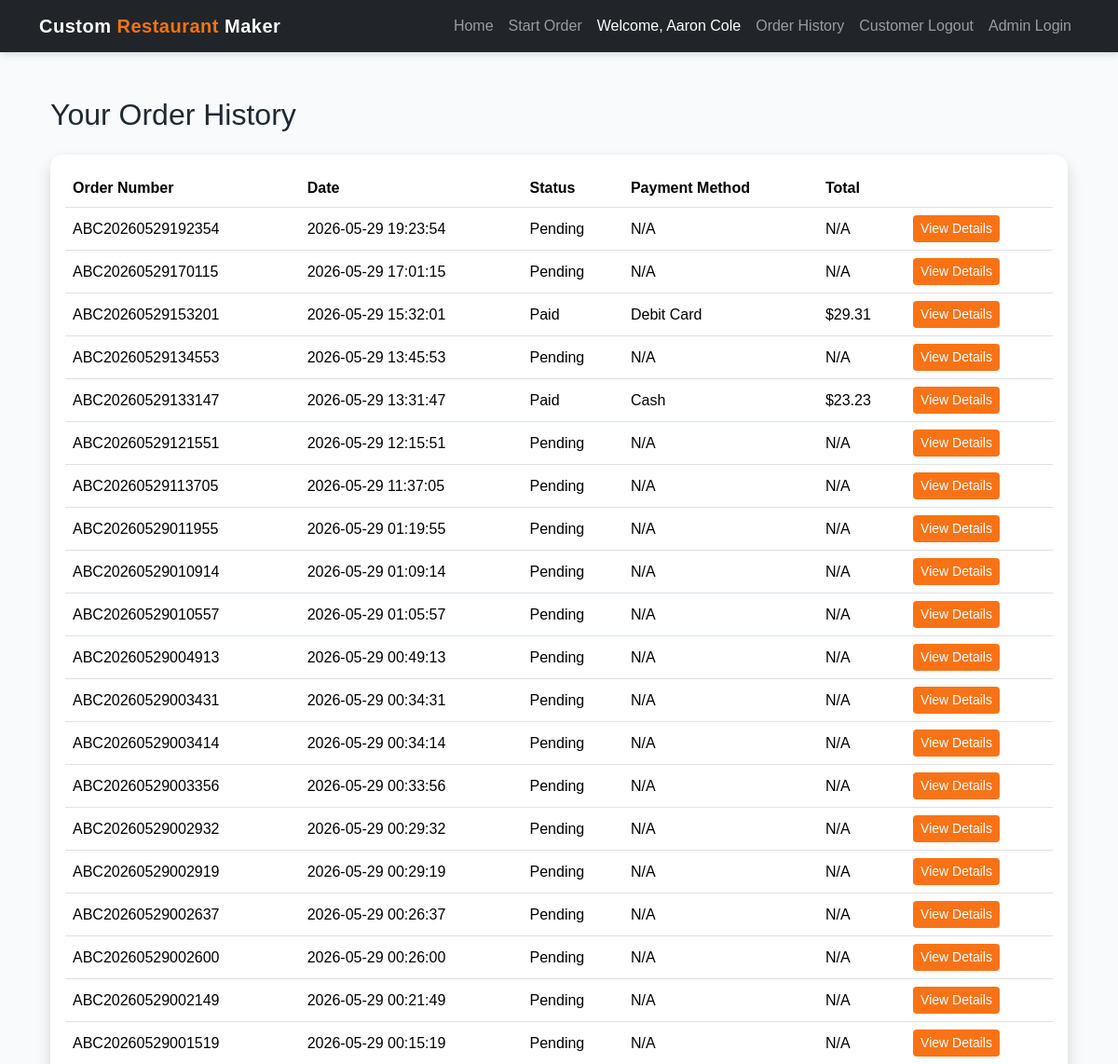
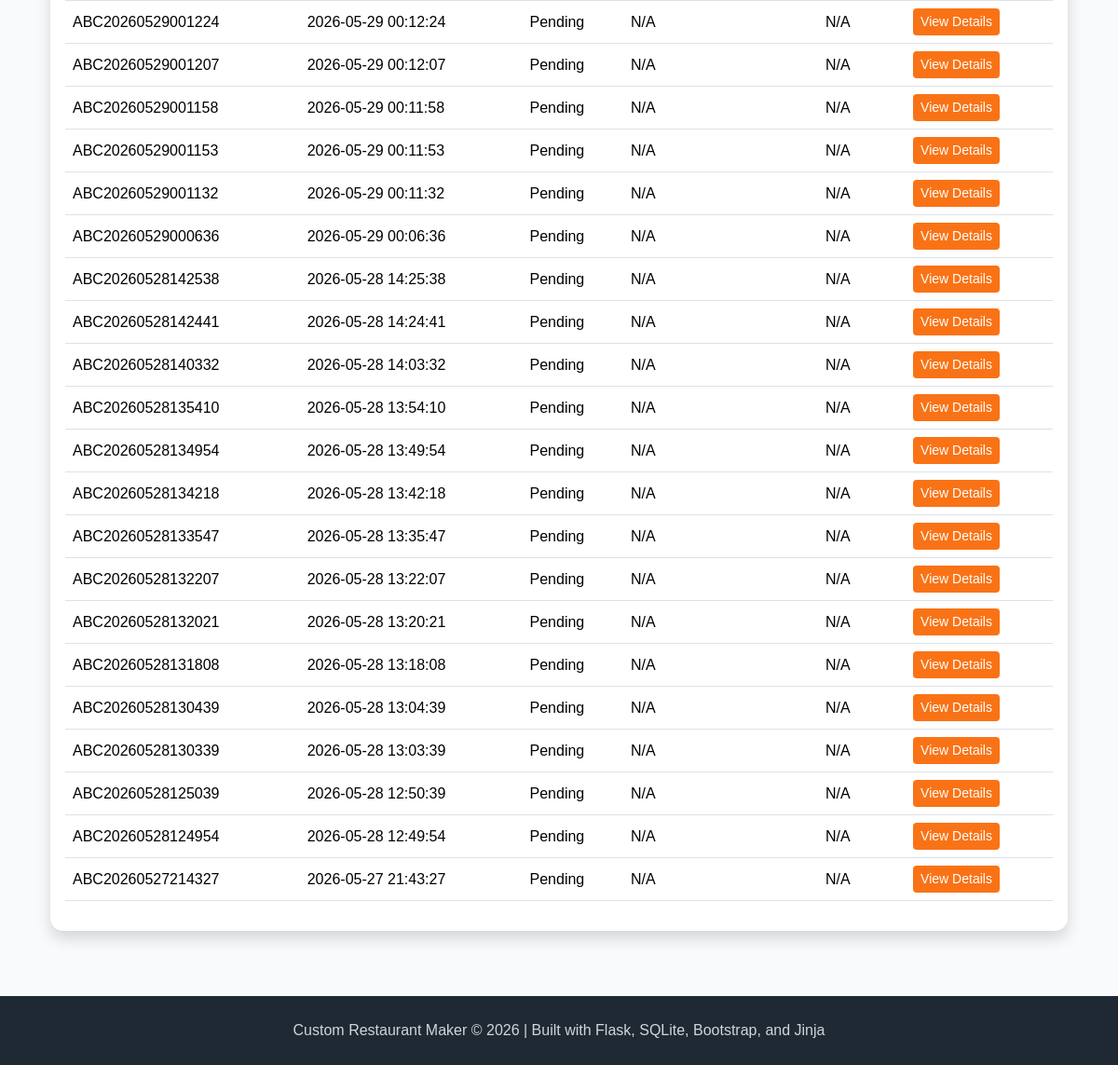
Page /order-history (signed in) on the committed database (2 pictures, top to bottom).
### app.py (models this page shows)
class Order(db.Model):
    __tablename__ = "orders"
    order_id = db.Column(db.Integer, primary_key=True)
    customer_id = db.Column(db.Integer, db.ForeignKey("customers.customer_id"))
    order_number = db.Column(db.String(100), unique=True, nullable=False)
    date_time = db.Column(db.String(50))
    status = db.Column(db.String(50))
    payment_method = db.Column(db.String(50))
    total_amount = db.Column(db.Float)
    stripe_session_id = db.Column(db.String(255))
    stripe_payment_status = db.Column(db.String(100))

### app.py (the view)
@app.route("/order-history")
def order_history():
    if not session.get("customer_id"):
        flash("Please log in to view your order history.", "warning")
        return redirect(url_for("customer_login"))
    customer_id = session["customer_id"]
    orders = (
        Order.query
        .filter_by(customer_id=customer_id)
        .order_by(Order.date_time.desc())
        .all()
    )
    return render_template("order_history.html", orders=orders)

### templates/order_history.html (shortened to what this page needs)
{% extends "base.html" %}
{% block content %}
<div class="container mt-5">
    <h2 class="mb-4">Your Order History</h2>
    {% if orders %}
        <div class="card shadow">
            <div class="card-body">
                <table class="table table-hover align-middle">
                    <thead>
                        <tr>
                            <th>Order Number</th>
                            <th>Date</th>
                            <th>Status</th>
                            <th>Payment Method</th>
                            <th>Total</th>
                            <th></th>
                        </tr>
                    </thead>
                    <tbody>
                        {% for order in orders %}
                        <tr>
                            <td>{{ order["order_number"] }}</td>
                            <td>{{ order["date_time"] }}</td>
                            <td>{{ order["status"] or "Pending" }}</td>
                            <td>{{ order["payment_method"] or "N/A" }}</td>
                            <td>
                                {% if order["total_amount"] %}
                                    ${{ "%.2f"|format(order["total_amount"]) }}
                                {% else %}
                                    N/A
                                {% endif %}
                            </td>
                            <td>
                                <a href="/order-history/{{ order['order_id'] }}" class="btn btn-sm btn-custom-orange">
                                    View Details
                                </a>
                            </td>
                        </tr>
                        {% endfor %}
                    </tbody>
                </table>
            </div>
        </div>
    {% else %}
        <div class="alert alert-info">
            You have not placed any orders yet.
        </div>
    {% endif %}
</div>
{% endblock %}

### static/style.css (style rules this page uses)
:root { --primary-dark: #1f2933; --primary-orange: #f97316; --primary-yellow: #facc15; --primary-green: #16a34a; --soft-bg: #f8fafc; --card-bg: #ffffff; --text-dark: #1f2933; }
body { background-color: var(--soft-bg); color: var(--text-dark); font-family: Arial, Helvetica, sans-serif; }
.btn-custom-orange { background-color: var(--primary-orange); color: white; border: none; }
.card { border: none; border-radius: 14px; transition: transform 0.2s ease, box-shadow 0.2s ease; }

### rows in the picture
Order: order_number "ABC20260529192354", date_time "2026-05-29 19:23:54", status "Pending", payment_method "N/A"
Order: order_number "ABC20260529170115", date_time "2026-05-29 17:01:15", status "Pending", payment_method "N/A"
Order: order_number "ABC20260529153201", date_time "2026-05-29 15:32:01", status "Paid", payment_method "Debit Card", total_amount "29.31"
Order: order_number "ABC20260529134553", date_time "2026-05-29 13:45:53", status "Pending", payment_method "N/A"
Order: order_number "ABC20260529133147", date_time "2026-05-29 13:31:47", status "Paid", payment_method "Cash", total_amount "23.23"
Order: order_number "ABC20260529121551", date_time "2026-05-29 12:15:51", status "Pending", payment_method "N/A"
Order: order_number "ABC20260529113705", date_time "2026-05-29 11:37:05", status "Pending", payment_method "N/A"
Order: order_number "ABC20260529011955", date_time "2026-05-29 01:19:55", status "Pending", payment_method "N/A"
Order: order_number "ABC20260529010914", date_time "2026-05-29 01:09:14", status "Pending", payment_method "N/A"
Order: order_number "ABC20260529010557", date_time "2026-05-29 01:05:57", status "Pending", payment_method "N/A"
Order: order_number "ABC20260529004913", date_time "2026-05-29 00:49:13", status "Pending", payment_method "N/A"
Order: order_number "ABC20260529003431", date_time "2026-05-29 00:34:31", status "Pending", payment_method "N/A"
Order: order_number "ABC20260529003414", date_time "2026-05-29 00:34:14", status "Pending", payment_method "N/A"
Order: order_number "ABC20260529003356", date_time "2026-05-29 00:33:56", status "Pending", payment_method "N/A"
Order: order_number "ABC20260529002932", date_time "2026-05-29 00:29:32", status "Pending", payment_method "N/A"
Order: order_number "ABC20260529002919", date_time "2026-05-29 00:29:19", status "Pending", payment_method "N/A"
Order: order_number "ABC20260529002637", date_time "2026-05-29 00:26:37", status "Pending", payment_method "N/A"
Order: order_number "ABC20260529002600", date_time "2026-05-29 00:26:00", status "Pending", payment_method "N/A"
Order: order_number "ABC20260529002149", date_time "2026-05-29 00:21:49", status "Pending", payment_method "N/A"
Order: order_number "ABC20260529001519", date_time "2026-05-29 00:15:19", status "Pending", payment_method "N/A"
Order: order_number "ABC20260529001224", date_time "2026-05-29 00:12:24", status "Pending", payment_method "N/A"
Order: order_number "ABC20260529001207", date_time "2026-05-29 00:12:07", status "Pending", payment_method "N/A"
Order: order_number "ABC20260529001158", date_time "2026-05-29 00:11:58", status "Pending", payment_method "N/A"
Order: order_number "ABC20260529001153", date_time "2026-05-29 00:11:53", status "Pending", payment_method "N/A"
Order: order_number "ABC20260529001132", date_time "2026-05-29 00:11:32", status "Pending", payment_method "N/A"
Order: order_number "ABC20260529000636", date_time "2026-05-29 00:06:36", status "Pending", payment_method "N/A"
Order: order_number "ABC20260528142538", date_time "2026-05-28 14:25:38", status "Pending", payment_method "N/A"
Order: order_number "ABC20260528142441", date_time "2026-05-28 14:24:41", status "Pending", payment_method "N/A"
Order: order_number "ABC20260528140332", date_time "2026-05-28 14:03:32", status "Pending", payment_method "N/A"
Order: order_number "ABC20260528135410", date_time "2026-05-28 13:54:10", status "Pending", payment_method "N/A"
Order: order_number "ABC20260528134954", date_time "2026-05-28 13:49:54", status "Pending", payment_method "N/A"
Order: order_number "ABC20260528134218", date_time "2026-05-28 13:42:18", status "Pending", payment_method "N/A"
Order: order_number "ABC20260528133547", date_time "2026-05-28 13:35:47", status "Pending", payment_method "N/A"
Order: order_number "ABC20260528132207", date_time "2026-05-28 13:22:07", status "Pending", payment_method "N/A"
Order: order_number "ABC20260528132021", date_time "2026-05-28 13:20:21", status "Pending", payment_method "N/A"
Order: order_number "ABC20260528131808", date_time "2026-05-28 13:18:08", status "Pending", payment_method "N/A"
Order: order_number "ABC20260528130439", date_time "2026-05-28 13:04:39", status "Pending", payment_method "N/A"
Order: order_number "ABC20260528130339", date_time "2026-05-28 13:03:39", status "Pending", payment_method "N/A"
Order: order_number "ABC20260528125039", date_time "2026-05-28 12:50:39", status "Pending", payment_method "N/A"
Order: order_number "ABC20260528124954", date_time "2026-05-28 12:49:54", status "Pending", payment_method "N/A"
Order: order_number "ABC20260527214327", date_time "2026-05-27 21:43:27", status "Pending", payment_method "N/A"

### other values in the picture
{{ session.get("customer_name") }} "Aaron Cole"
